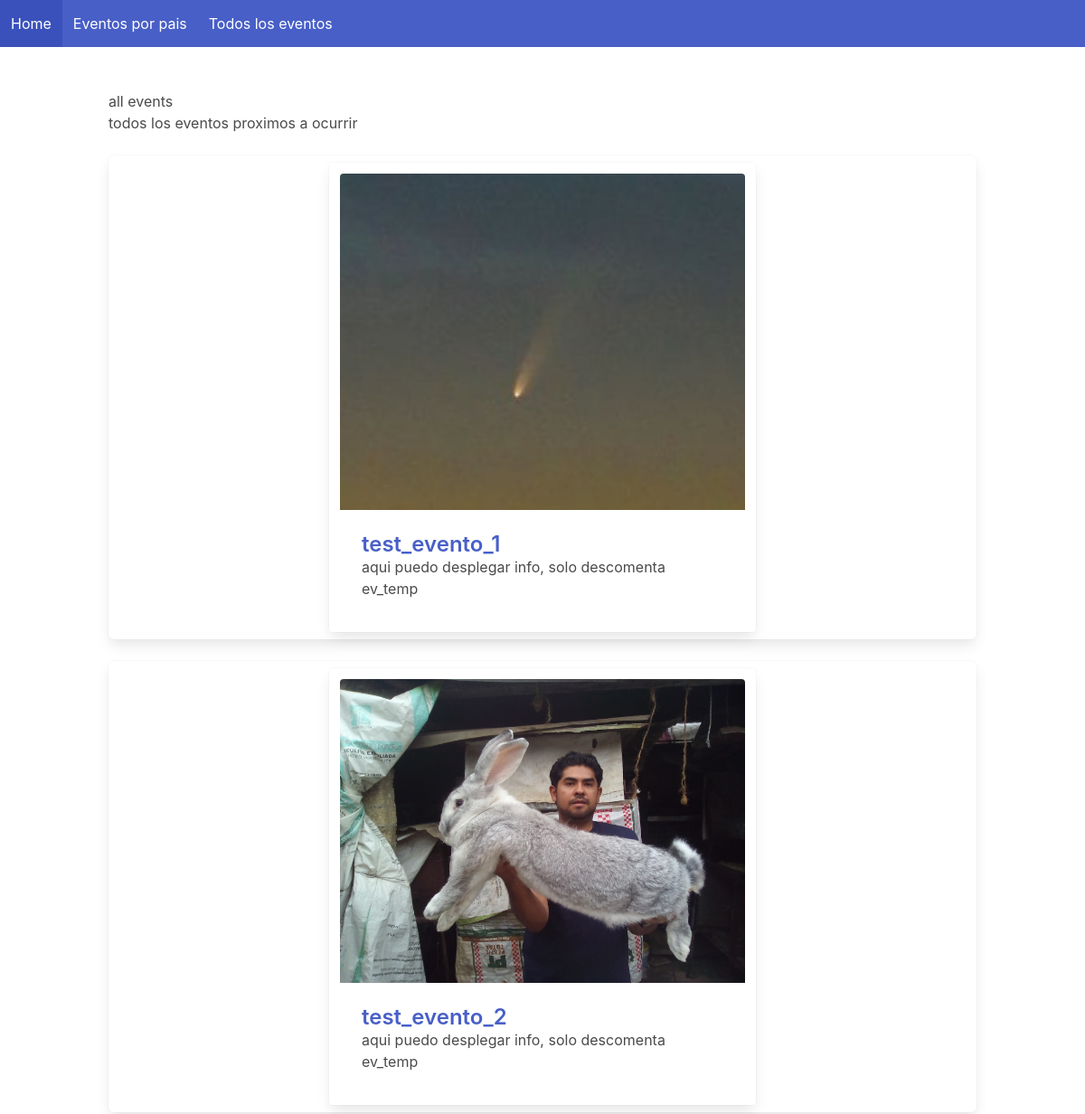
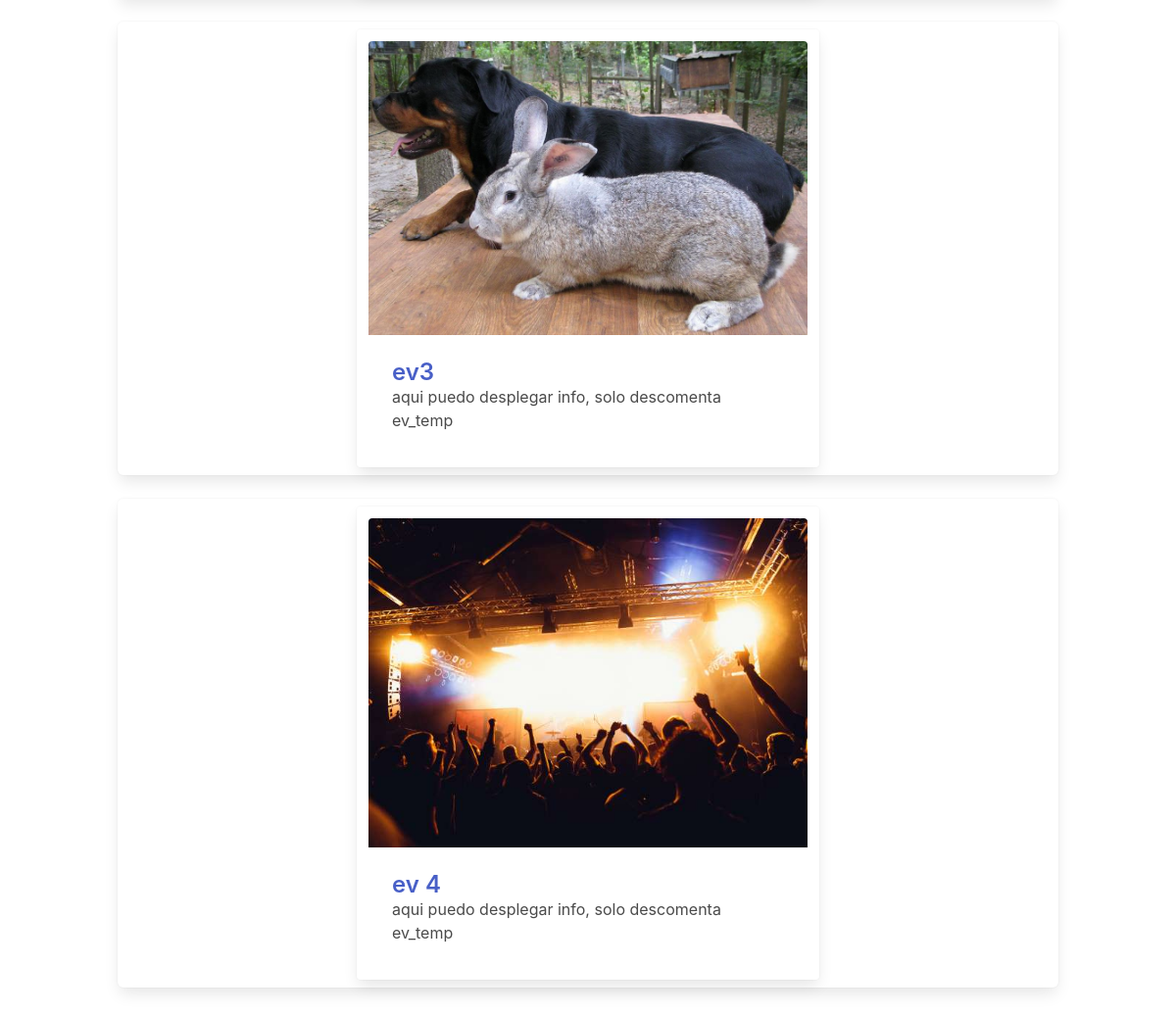
Screenshot of /all with the database file from the repository (2 pictures, top to bottom).
### event/models.py (models this page shows, shortened)
class Event(models.Model):
	title = models.CharField(max_length=149, unique=True)
	description = models.TextField(blank=True)
	country = models.ForeignKey(Country, on_delete=models.CASCADE)
	start_date = models.DateField(default=init)
	end_date = models.DateField(default=end)
	banner_1 = models.FileField(upload_to='banners/', blank=True, null=True, default="banners/default.jpeg")
	use_banner_1 = models.BooleanField(default=False)
	banner_2 = models.FileField(upload_to='banners/', blank=True, null=True)
	use_banner_2 = models.BooleanField(default=False)
	link_1 = models.URLField(default="",null=True, blank=True)
	link_1_text = models.CharField(max_length=300,blank=True,null=True)
	use_link_1 = models.BooleanField(default=False)
	link_2 = models.URLField(default="",null=True, blank=True)
	link_2_text = models.CharField(max_length=300,blank=True,null=True)
	use_link_2 = models.BooleanField(default=False)

### event/views.py (the view)
# urls.py: path('all',events_all,name='events_all'),
def events_all(request):
	context = {}
	all_events = Event.objects.all().filter(start_date__gte=timezone.now()).order_by('start_date')
	context["events"] = all_events
	return render(request, 'all.html', context)

### templates/all.html
{% extends './base.html' %}
{% block content %}
all events
<br>
todos los eventos proximos a ocurrir
<br>
<br>
<div class="tile is-ancestor">
	<div class="tile is-vertical ">
		<div class="tile">
			<div class="tile is-parent is-vertical">
				{% for event in events %}
				<article class="tile is-child box ">
					{% include './ev_temp.html' %}
				</article>
				{% endfor %}
			</div>
		</div>
	</div>
</div>
{% endblock %}

### templates/base.html (shortened to what this page needs)
<!DOCTYPE html>
<html>
<head>
	<link rel="stylesheet" href="https://cdn.jsdelivr.net/npm/bulma@0.9.1/css/bulma.min.css">
</head>
<body>
	<nav  class="navbar is-link">
		<div class="navbar-start">
			<a href="/" class="navbar-item">
				Home
			</a>
			<a href="/countries" class="navbar-item">
				Eventos por pais
			</a>
			<a href="/all" class="navbar-item">
				Todos los eventos
			</a>
		</div>
	</nav>
	<section class="section">
		<div class="container">
                {% block content %}
                {% endblock %}
		</div>
	</section>
</body>

### templates/ev_temp.html (shortened to what this page needs)
<div class="columns is-mobile is-centered">
	<div class="card column is-half ">
		<div class="card-image ">
			<figure class="image ">
				<img src="/files/{{event.banner_1}}" alt="Placeholder image"  >
			</figure>
		</div>
		<div class="card-content">
			<div class="media">
				<div class="media-content">
					<p class="title is-4"><a href="/event/{{event.id}}">{{event.title}}</a></p>
				</div>
			</div>
aqui puedo desplegar info, solo descomenta ev_temp
		</div>
	</div>
</div>

### rows the page displays
Event: banner_1 (picture), title "test_evento_1"
Event: banner_1 (picture), title "test_evento_2"
Event: banner_1 (picture), title "ev3"
Event: banner_1 (placeholder picture), title "ev 4"
